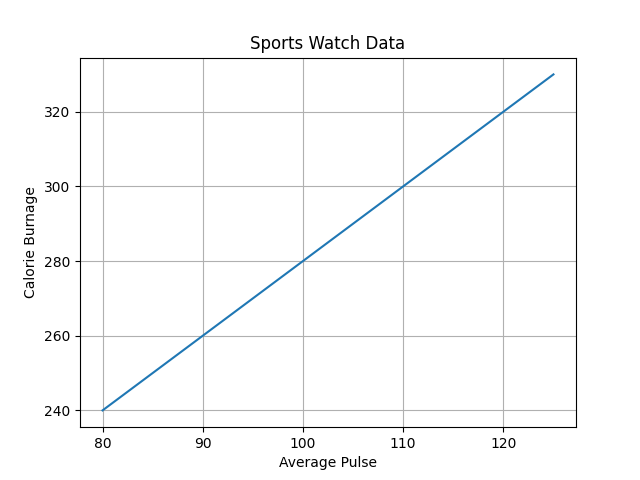

This chart was generated by the following Python code:
import numpy as np
import matplotlib.pyplot as plt

x = np.array([80, 85, 90, 95, 100, 105, 110, 115, 120, 125])
y = np.array([240, 250, 260, 270, 280, 290, 300, 310, 320, 330])

plt.title("Sports Watch Data")
plt.xlabel("Average Pulse")
plt.ylabel("Calorie Burnage")

plt.plot(x, y)

plt.grid()


plt.savefig("p3.png")